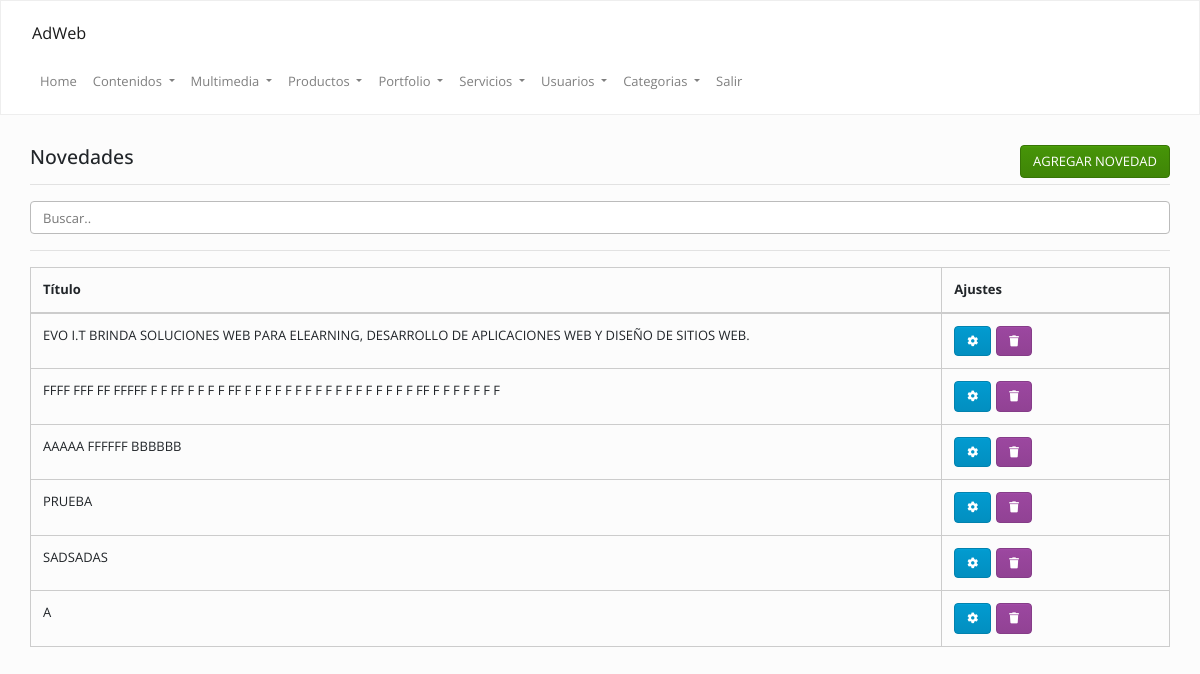
The app's page /admin/index.php?op=novedades&accion=ver (signed in) with its own data.
### tables this page shows
CREATE TABLE `novedades` (
  `id` int(11) NOT NULL,
  `cod` varchar(255) DEFAULT NULL,
  `titulo` text,
  `desarrollo` text,
  `categoria` text,
  `keywords` text,
  `description` text,
  `fecha` date DEFAULT NULL
);

### Config/Autoload.php (called while the page is built, shortened)
<?php
class autoload
{
    public static function runAdmin()
    {
        spl_autoload_register(
            function ($clase)
            {
                $ruta = str_replace("\\", "/", $clase) . ".php";
            }
        );
    }
}

### Clases/Conexion.php (called while the page is built, shortened)
<?php namespace Clases;
class Conexion
{
    private $datos = array("host"=> "localhost","user"=> "root","pass"=> "","db"  => "foodie");
    private $con;
    public function __construct()
    {
        $this->con = mysqli_connect($this->datos["host"], $this->datos["user"], $this->datos["pass"], $this->datos["db"]);
        mysqli_set_charset($this->con,'utf8');
    }
    public function sqlReturn($query)
    {
        $dato = $this->con->query($query);
        return $dato;
    }
}

### Clases/Novedades.php (called while the page is built, shortened)
<?php
class Novedades
{
    private $con;
    public function __construct()
    {
        $this->con = new Conexion();
    }
    function list($filter) {
        $array = array();
        if (is_array($filter)) {
            $filterSql = "WHERE ";
            $filterSql .= implode(" AND ", $filter);
        } else {
            $filterSql = '';
        }
        $sql = "SELECT * FROM `novedades` $filterSql  ORDER BY id DESC";
         $notas = $this->con->sqlReturn($sql);
        if ($notas) {
            while ($row = mysqli_fetch_assoc($notas)) {
                $array[] = $row;
            }
            return $array;
        }
    }
}

### admin/inc/novedades/ver.php (the view, shortened to what this page needs)
<?php
$novedades = new Clases\Novedades();
$data      = $novedades->list("");
?>
<div class="mt-20">
    <div class="col-lg-12 col-md-12">
        <h4>
            Novedades
            <a class="btn btn-success pull-right" href="<?=URL?>/index.php?op=novedades&accion=agregar">
                AGREGAR NOVEDAD
            </a>
        </h4>
        <hr/>
        <input class="form-control" id="myInput" type="text" placeholder="Buscar..">
        <hr/>
        <table class="table  table-bordered  ">
            <thead>
                <th>
                    Título
                </th>
                <th>
                    Ajustes
                </th>
            </thead>
            <tbody>
                <?php
                if (is_array($data)) {
                    for ($i = 0; $i < count($data); $i++) {
                        echo "<tr>";
                        echo "<td>" . strtoupper($data[$i]["titulo"]) . "</td>";
                        echo "<td>";
                        echo '<a class="btn btn-info" data-toggle="tooltip" data-placement="top" title="Modificar" href="' . URL . '/index.php?op=novedades&accion=modificar&cod=' . $data[$i]["cod"] . '">
                        <i class="fa fa-cog"></i></a>';
                        echo '<a class="btn btn-danger" data-toggle="tooltip" data-placement="top" title="Eliminar" href="' . URL . '/index.php?op=novedades&accion=modificar&borrar=' . $data[$i]["cod"] . '">
                        <i class="fa fa-trash"></i></a>';
                        echo "</td>";
                        echo "</tr>";
                    }
                }
                ?>
            </tbody>
        </table>
    </div>
</div>

### admin/css/style.css (style rules this page uses)
.pull-right { float: right !important; }
.mt-20 { margin-top: 20px !important; }
td .btn { margin-right: 5px; font-size: 11px; }
th:last-child { width: 20%; }

### records on screen
novedades: titulo "EVO I.T BRINDA SOLUCIONES WEB PARA ELEARNING, DESARROLLO DE APLICACIONES WEB Y DISEÑO DE SITIOS WEB."
novedades: titulo "FFFF FFF FF FFFFF F F FF F F F F FF F F F F F F F F F F F F F F F F F FF F F F F F F F"
novedades: titulo "AAAAA FFFFFF BBBBBB"
novedades: titulo "PRUEBA"
novedades: titulo "SADSADAS"
novedades: titulo "A"
